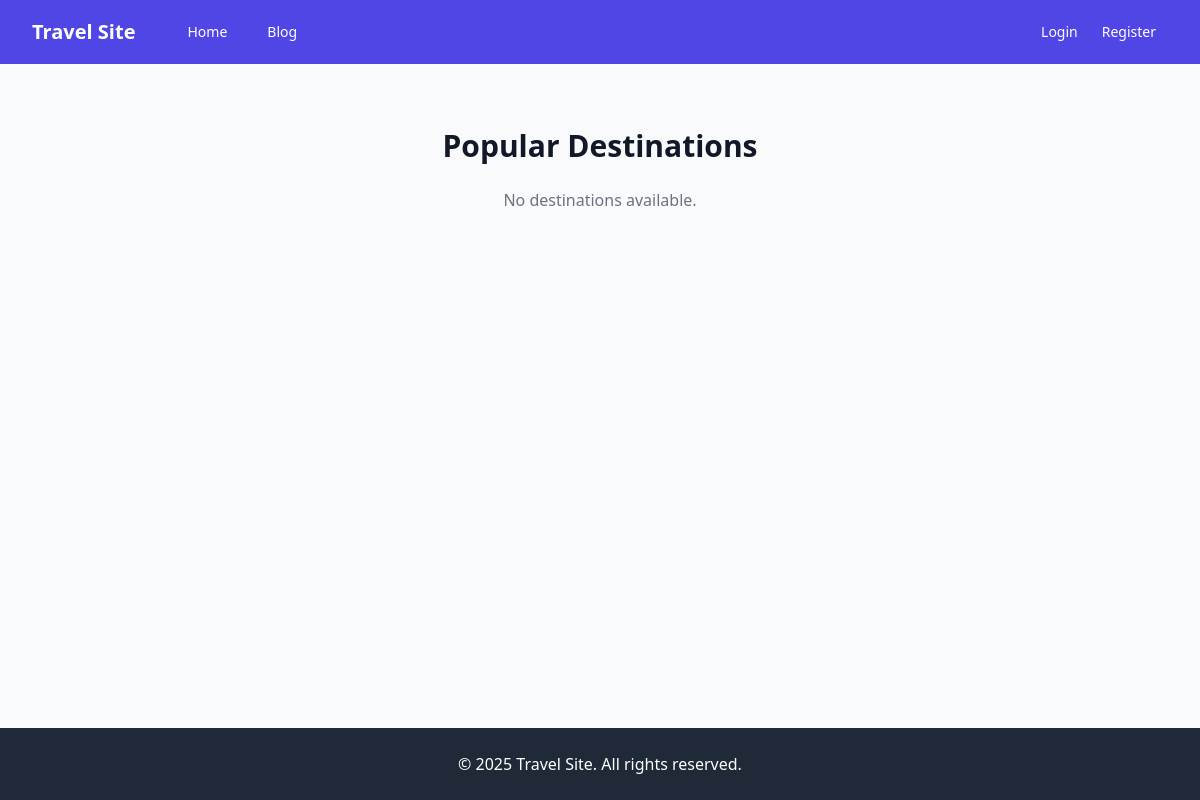
Before: / with the older database file.
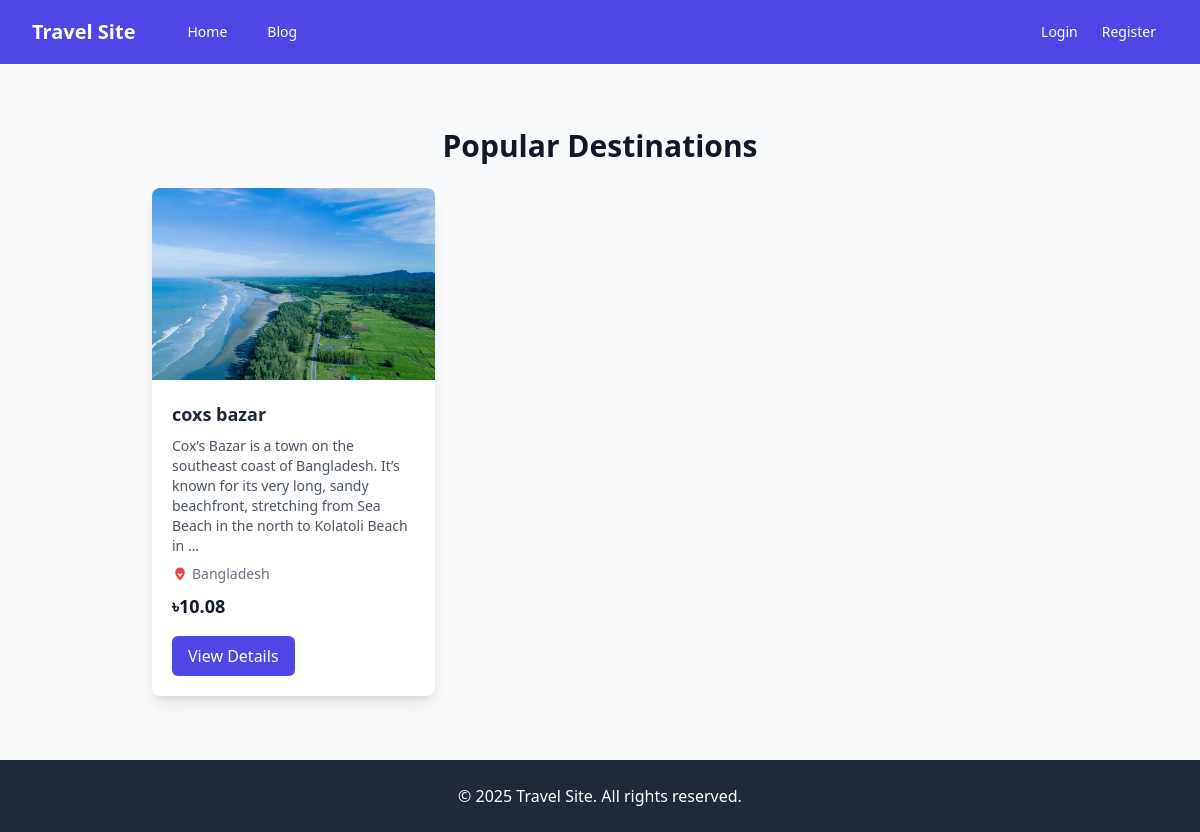
After: the same page with the newer database file.
### trips/models.py (models this page shows, shortened)
class Destination(models.Model):
    name = models.CharField(max_length=100)
    description = models.TextField()
    location = models.CharField(max_length=100)
    image = models.ImageField(upload_to='destinations/')
    price = models.DecimalField(max_digits=10, decimal_places=2)
    created_at = models.DateTimeField(auto_now_add=True)

### trips/views.py (the view)
# urls.py: path('', HomeView.as_view(), name='home'),
class HomeView(ListView):
    model = Destination
    template_name = 'trips/home.html'
    context_object_name = 'destinations'
    ordering = ['-created_at']
    paginate_by = 6

### templates/trips/home.html (shortened to what this page needs)
{% extends "base.html" %}
{% block content %}
<div class="max-w-7xl mx-auto px-4 sm:px-6 lg:px-8 py-8">
    <div class="text-center">
        <h1 class="text-3xl font-bold text-gray-900 mb-6">Popular Destinations</h1>
    </div>
    <div class="grid grid-cols-1 md:grid-cols-2 lg:grid-cols-3 gap-6">
        {% for destination in destinations %}
        <div class="bg-white shadow-lg rounded-lg overflow-hidden">
            <img src="{{ destination.image.url }}" alt="{{ destination.name }}" class="w-full h-48 object-cover">
            <div class="p-5">
                <h5 class="text-lg font-semibold text-gray-800">{{ destination.name }}</h5>
                <p class="text-gray-600 text-sm mt-2">{{ destination.description|truncatewords:30 }}</p>
                <p class="text-gray-500 text-sm flex items-center mt-2">
                    <svg class="w-4 h-4 text-red-500 mr-1" fill="currentColor" viewBox="0 0 20 20"><path fill-rule="evenodd" d="M10 2a6 6 0 00-6 6c0 4.418 6 10 6 10s6-5.582 6-10a6 6 0 00-6-6zM7.293 9.293a1 1 0 011.414 0L10 10.586l1.293-1.293a1 1 0 111.414 1.414l-2 2a1 1 0 01-1.414 0l-2-2a1 1 0 010-1.414z" clip-rule="evenodd"></path></svg>
                    {{ destination.location }}
                </p>
                <p class="text-lg font-bold text-gray-900 mt-2">৳{{ destination.price }}</p>
                <a href="{% url 'destination-detail' destination.pk %}" class="mt-4 inline-block bg-indigo-600 text-white py-2 px-4 rounded-md hover:bg-indigo-700 transition">View Details</a>
            </div>
        </div>
        {% empty %}
        <div class="col-span-3 text-center">
            <p class="text-gray-500">No destinations available.</p>
        </div>
        {% endfor %}
    </div>
</div>
{% endblock %}

### templates/base.html (shortened to what this page needs)
{% load static %}
<!DOCTYPE html>
<html lang="en">
  <head>
    <script src="https://cdn.tailwindcss.com"></script>
    <link rel="stylesheet" href="https://cdnjs.cloudflare.com/ajax/libs/font-awesome/6.0.0/css/all.min.css" />
    <link rel="stylesheet" href="{% static 'css/style.css' %}" />
  </head>
  <body class="min-h-screen bg-gray-50">
    <nav class="bg-indigo-600">
      <div class="max-w-7xl mx-auto px-4 sm:px-6 lg:px-8">
        <div class="flex items-center justify-between h-16">
          <div class="flex items-center">
            <a href="{% url 'home' %}" class="text-white font-bold text-xl"
              >Travel Site</a
            >
            <div class="hidden md:block">
              <div class="ml-10 flex items-baseline space-x-4">
                <a
                  href="{% url 'home' %}"
                  class="text-white hover:bg-indigo-500 px-3 py-2 rounded-md text-sm font-medium"
                  >Home</a
                >
                <a
                  href="{% url 'blog-list' %}"
                  class="text-white hover:bg-indigo-500 px-3 py-2 rounded-md text-sm font-medium"
                  >Blog</a
                >
              </div>
            </div>
          </div>
          <div class="hidden md:block">
            <div class="ml-4 flex items-center md:ml-6">
              {% if user.is_authenticated %}
              <a
                href="{% url 'user-bookings' %}"
                class="text-white hover:bg-indigo-500 px-3 py-2 rounded-md text-sm font-medium"
                >My Bookings</a
              >
              <a
                href="{% url 'profile' %}"
                class="text-white hover:bg-indigo-500 px-3 py-2 rounded-md text-sm font-medium"
                >Profile</a
              >
              <a
                href="{% url 'logout' %}"
                class="text-white hover:bg-indigo-500 px-3 py-2 rounded-md text-sm font-medium"
                >Logout</a
              >
              {% else %}
              <a
                href="{% url 'login' %}"
                class="text-white hover:bg-indigo-500 px-3 py-2 rounded-md text-sm font-medium"
                >Login</a
              >
              <a
                href="{% url 'register' %}"
                class="text-white hover:bg-indigo-500 px-3 py-2 rounded-md text-sm font-medium"
                >Register</a
              >
              {% endif %}
            </div>
          </div>
        </div>
      </div>
    </nav>
    <main class="container mx-auto px-4 sm:px-6 lg:px-8 py-8">
       {% block content %}{% endblock %}
    </main>
    <footer class="bg-gray-800 text-white mt-auto">
      <div class="max-w-7xl mx-auto py-6 px-4 sm:px-6 lg:px-8">
        <div class="text-center">
          <p>&copy; 2025 Travel Site. All rights reserved.</p>
        </div>
      </div>
    </footer>
  </body>
</html>

### static/css/style.css (style rules this page uses)
body { min-height: 100vh; display: flex; flex-direction: column; }
main { flex: 1; }

Changed rows visible on the page:
added Destination: image (picture), name "coxs bazar", description "Cox’s Bazar is a town on the southeast coast of Bangladesh. It’s known for its very long, sandy beachfront, stretching from Sea Beach in the north to Kolatoli Beach in …", location "Bangladesh", price "10.08"
Other visible differences:
text no longer shown: "No destinations available."
